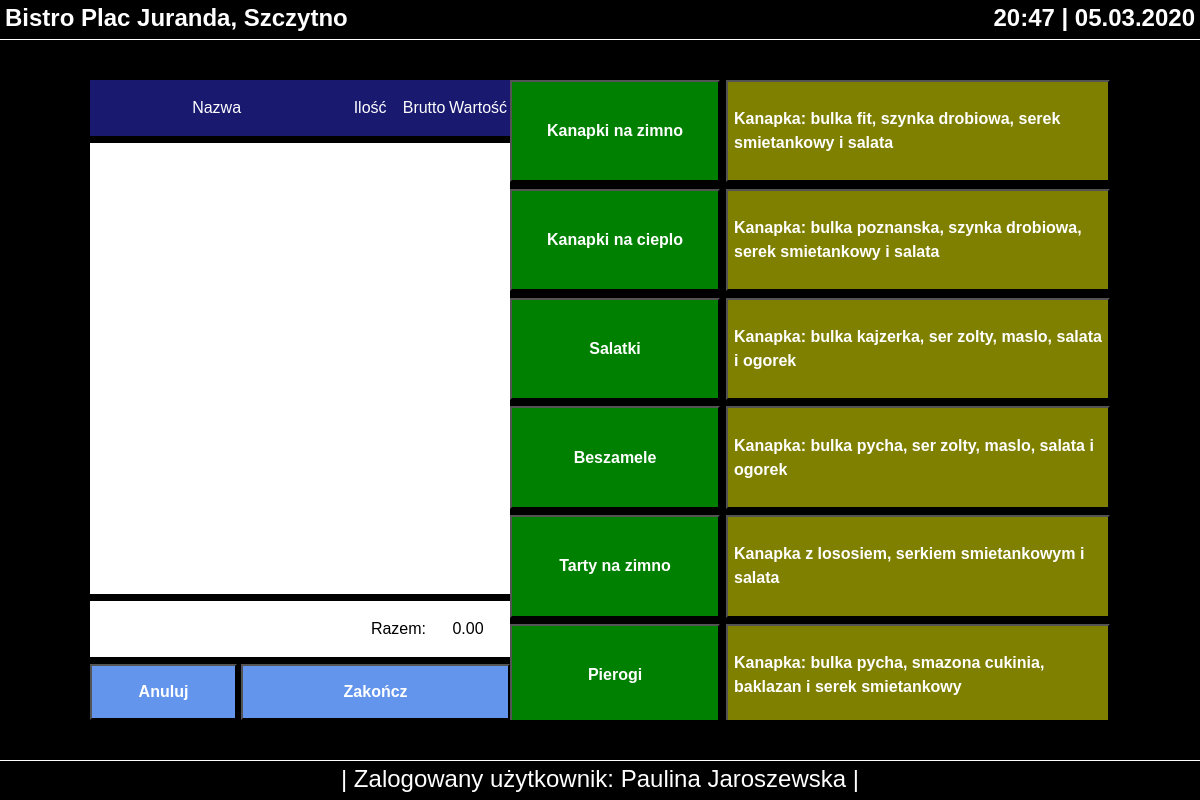
The page /bistro/panel_transakcji (signed in) on the database its author committed.
### BistroManagementToolApp/models.py (models this page shows, shortened)
class ProductGroup(models.Model):
    date_created = models.DateTimeField(null=True)
    name = models.CharField(max_length=255)
    type = models.ForeignKey(ProductType,on_delete=models.CASCADE,related_name='groups')

class Product(models.Model):
    ext_id = models.CharField(max_length=10,unique=True)
    date_created = models.DateTimeField(null=True)
    status = models.BooleanField(default=True)
    type = models.ForeignKey(ProductType,on_delete=models.CASCADE,related_name='products')
    group = models.ForeignKey(ProductGroup,on_delete=models.CASCADE,related_name='products')
    vat_rate = models.DecimalField(max_digits=10,decimal_places=2)
    name = models.CharField(max_length=255)
    ingredients = models.ManyToManyField(Ingredient,related_name='products',through='IngredientsInProduct')
    monthly_potential = models.DecimalField(max_digits=10,decimal_places=2,default='0.00')
    share_in_sales = models.DecimalField(max_digits=10,decimal_places=2,default='0.00')
    brutto_price = models.DecimalField(max_digits=10,decimal_places=2,default='0.00')
    netto_price = models.DecimalField(max_digits=10,decimal_places=2,default='0.00')
    unit_cost = models.DecimalField(max_digits=10,decimal_places=6,default='0.00')
    food_cost = models.DecimalField(max_digits=10,decimal_places=2,default='0.00')
    unit_margin = models.DecimalField(max_digits=10,decimal_places=6,default='0.00')
    product_margin = models.DecimalField(max_digits=10,decimal_places=2,default='0.00')
    total_income = models.DecimalField(max_digits=10,decimal_places=2,default='0.00')
    total_cost = models.DecimalField(max_digits=10,decimal_places=6,default='0.00')
    total_profit = models.DecimalField(max_digits=10,decimal_places=6,default='0.00')
    vat_paid = models.DecimalField(max_digits=10,decimal_places=2,default='0.00')
    vat_due = models.DecimalField(max_digits=10,decimal_places=2,default='0.00')

### BistroManagementToolApp/views.py (the view)
@login_required
def panel_transakcji(request):
    product_groups = ProductGroup.objects.all()
    product_items = Product.objects.all()
    my_dict = {'product_groups':product_groups,'product_items':product_items}
    return render(request, 'BistroManagementToolApp/panel_transakcji.html', context=my_dict)

### templates/BistroManagementToolApp/panel_transakcji.html (shortened to what this page needs)
<!DOCTYPE html>
{% extends "BistroManagementToolApp/base.html" %}
{% load static %}
{% block own_css_block %}
    <link rel="stylesheet" href={% static "css/BistroManagementToolApp/styles_main.css" %}>
    <link rel="stylesheet" href={% static "css/BistroManagementToolApp/styles_transaction_page.css" %}>
{% endblock %}
{% block body_block %}
    <div class="transaction_window">
        <div class="transction_window_header">
            <div id="header_nazwa" class="header_item">Nazwa</div>
            <div id="header_ilosc" class="header_item">Ilość</div>
            <div id="header_brutto" class="header_item">Brutto</div>
            <div id="header_total" class="header_item">Wartość</div>
        </div>
        <div class="transction_window_main disable-scrollbars">
        </div>
        <div class="transaction_window_summary">
            <div id="summary_label" class="summary_item">Razem:</div>
            <div id="summary_amount" class="summary_item">0.00</div>
        </div>
        <div id="twf_one" class="transction_window_footer">
            <button id="fi_anuluj" class="footer_item" onclick ="location.href='{% url 'BistroManagementToolApp:panel_sprzedawcy' %}'"><strong>Anuluj</strong></button>
            <button id="fi_zakoncz" class="footer_item" onclick ="location.href='{% url 'BistroManagementToolApp:panel_sprzedawcy' %}'" ><strong>Zakończ</strong></button>
        </div>
    </div>
    <div class="transaction_offer">
        <div class="product_groups disable-scrollbars">
            {% if product_groups %}
                {% for group in product_groups %}
                <button id="pg{{ group.id }}" class="group_item"><strong>{{ group.name }}</strong></button>
                {% endfor %}
            {% else %}
                <p>Brak grup produktowych do wyświetlenia</p>
            {% endif %}
        </div>
        <div class="product_items disable-scrollbars">
            {% if product_items %}
                {% for product in product_items %}
                    <button id="{{ product.name }}" class="product_item pg{{ product.group.id}}" data-product_ext_id="{{ product.ext_id }}" data-product_name="{{ product.name }}" data-product_brutto_price="{{ product.brutto_price }}"><strong>{{ product.name }}</strong></button>
                {% endfor %}
            {% else %}
                <p>Brak produktów do wyświetlenia</p>
            {% endif %}
        </div>
        </div>
    </div>
{% endblock %}

### templates/BistroManagementToolApp/base.html (shortened to what this page needs)
<!DOCTYPE html>
<html lang="en">
{% load static %}
<head>
    <link rel="stylesheet" href="https://stackpath.bootstrapcdn.com/bootstrap/4.4.1/css/bootstrap.min.css">
    {% block own_css_block %}
    {% endblock %}
</head>
<body>
        <div class="header-container">
           <p id="p_name"><strong>Bistro Plac Juranda, Szczytno</strong></p>
           <p id="p_date"><strong>20:47 | 05.03.2020</strong></p>
        </div>
        <div class="body-container">
            {% block body_block %}
            {% endblock %}
        <div class="footer-container">
            {% if user.is_authenticated %}
            <p id="full_footer"> | Zalogowany użytkownik: {{ user.first_name}} {{ user.last_name }} |</p>
            {% else %}
            <p id="short_footer">| Wybierz użytkownika i wpisz PIN |</p>
            <p id="full_footer">  | Wybierz użytkownika i wpisz PIN aby się zalogować | </p>
            {% endif %}
        </div>
</body>
</html>

### static/css/BistroManagementToolApp/styles_main.css (style rules this page uses)
* { box-sizing: border-box; }
html { width:100%; height:100%; overflow: hidden; margin: 0; }
body { display: flex; flex-direction: column; width:inherit; height:inherit; justify-content: center; align-items: center; font-family: Arial; color: white; background-color: white; margin:0; overflow: hidden; }
button { color:white; }
.header-container { display: flex; flex-direction:row; height:5vh; width: 100%; justify-content: center; align-content: center; padding-left: 5px; padding-right: 5px; border-bottom: solid white 1px; background-color: black; font-size:3vh; }
.footer-container { display: flex; flex-direction:row; height:5vh; width: 100%; justify-content: center; align-content: center; padding-left: 5px; padding-right: 5px; border-top: solid white 1px; background-color: black; font-size:3vh; }
#full_footer { display: none }
.body-container { display: flex; flex-direction: column; height: 90vh; width: 100%; justify-content: center; align-items: center; background-color: black; }
#p_date { display: none }
@media only screen and (min-width: 600px) and (orientation:landscape) { .body-container { flex-direction: row; } }
@media only screen and (min-width: 600px) and (orientation:landscape) { .header-container { justify-content: space-between; } }
@media only screen and (min-width: 600px) and (orientation:landscape) { #full_footer { display: inherit } }
@media only screen and (min-width: 600px) and (orientation:landscape) { #p_date { display: inherit } }

### rows shown on the page
ProductGroup: name "Kanapki na zimno"
ProductGroup: name "Kanapki na cieplo"
ProductGroup: name "Salatki"
ProductGroup: name "Beszamele"
ProductGroup: name "Tarty na zimno"
ProductGroup: name "Pierogi"
Product: name "Kanapka: bulka fit, szynka drobiowa, serek smietankowy i salata"
Product: name "Kanapka: bulka poznanska, szynka drobiowa, serek smietankowy i salata"
Product: name "Kanapka: bulka kajzerka, ser zolty, maslo, salata i ogorek"
Product: name "Kanapka: bulka pycha, ser zolty, maslo, salata i ogorek"
Product: name "Kanapka z lososiem, serkiem smietankowym i salata"
Product: name "Kanapka: bulka pycha, smazona cukinia, baklazan i serek smietankowy"

### other values the page prints
{{ user.first_name }} "Paulina"
{{ user.last_name }} "Jaroszewska"
